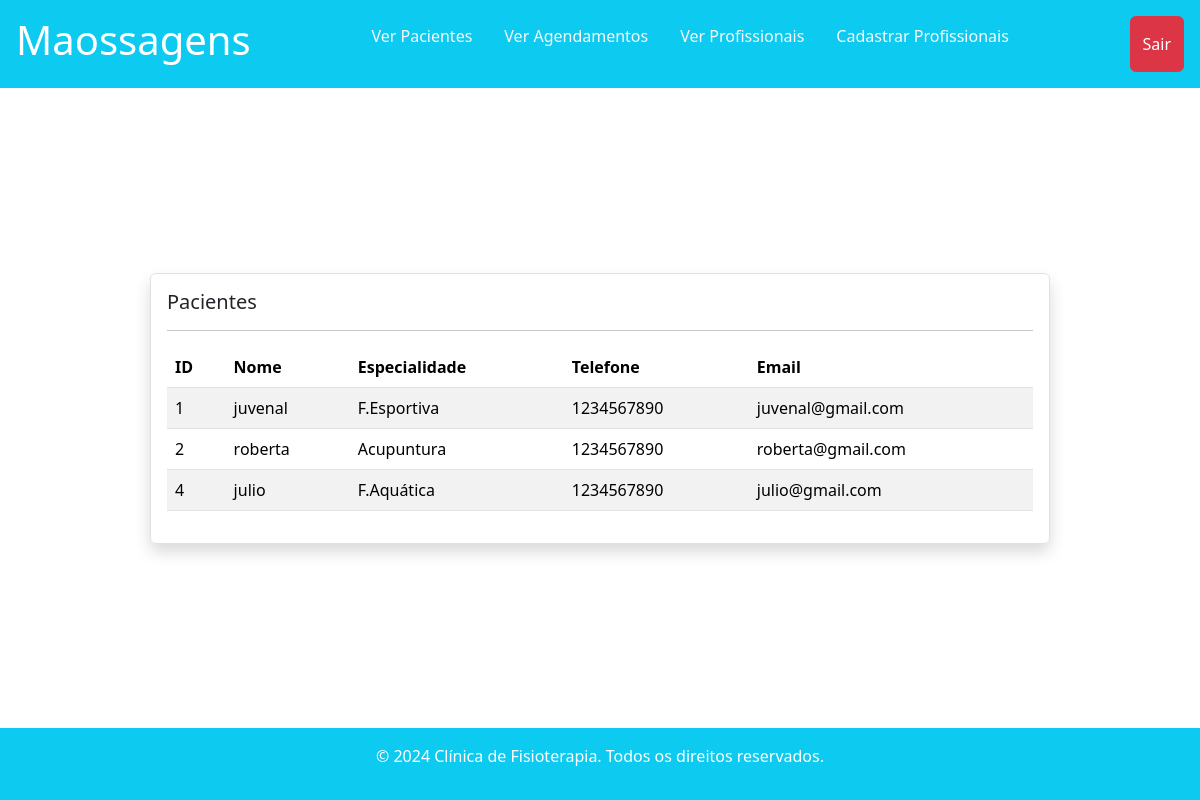
/registros/ver_profissionais/, run on the app's committed database.
### profissional/models.py (models this page shows, shortened)
class Profissional(models.Model):
    nome = models.CharField(max_length=255)
    area_especializacao = models.ForeignKey(Especialidade, on_delete=models.DO_NOTHING)
    telefone = models.CharField(max_length=20)
    email = models.EmailField()

class Especialidade(models.Model):
    especialidade = models.CharField(max_length=100)
    def __str__(self):
        return self.especialidade

### registros/views.py (the view)
# urls.py: path('ver_profissionais/', views.ver_profissionais, name='ver_profissionais'),
def ver_profissionais(request):
    if request.method == "GET":
        profissionais = Profissional.objects.all()
        return render(request,'ver_profissionais.html', {'profissionais' : profissionais})

### registros/templates/ver_profissionais.html (shortened to what this page needs)
{% extends "base.html" %}
{% load static %}
{% block 'body' %}
<header>
    <div class="container-fluid d-flex  justify-content-between bg-info text-white p-3">
        <h1>Maossagens</h1>
        {% include 'partials/regis_nav.html' %}
        <a href="{% url 'sair' %}" class="btn btn-danger d-flex text-center align-items-center">Sair</a>
    </div>
</header>
<main class="flex-fill d-flex flex-row align-items-center">
    <div class="container w-75 border rounded p-3 mx-auto shadow">
        <h1 class='fs-5'>Pacientes</h1>
        <hr>
        <table class="table table-striped">
            <thead>
                <tr>
                    <th>ID</th>
                    <th>Nome</th>
                    <th>Especialidade</th>
                    <th>Telefone</th>
                    <th>Email</th>
                </tr>
            </thead>
            <tbody>
                {% for profissional in profissionais %}
                    <tr>
                        <td>{{ profissional.id }}</td>
                        <td>{{ profissional.nome }}</td>
                        <td>{{ profissional.area_especializacao }}</td>
                        <td>{{ profissional.telefone }}</td>
                        <td>{{ profissional.email }}</td>
                    </tr>
                {% empty %}
                    <tr>
                        <td colspan="4">Você não nenhum Profissional.</td>
                    </tr>
                {% endfor %}
            </tbody>
        </table>
    </div>
</main>
{% endblock 'body' %}

### data on the page
Profissional: id "1", nome "juvenal", area_especializacao "F.Esportiva", telefone "1234567890", email "juvenal@gmail.com"
Profissional: id "2", nome "roberta", area_especializacao "Acupuntura", telefone "1234567890", email "roberta@gmail.com"
Profissional: id "4", nome "julio", area_especializacao "F.Aquática", telefone "1234567890", email "julio@gmail.com"
